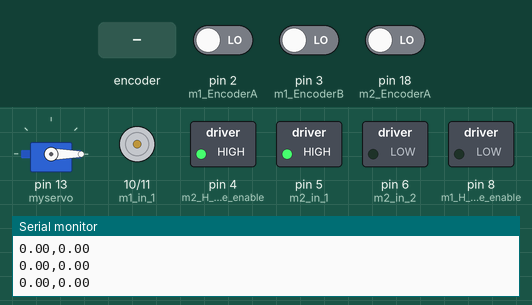
This sketch was run on a simulated Arduino Uno, built with avr-gcc and run on an emulated ATmega328P. Parts: servo, motor-driver pin pairs drawn as motors (green arrow = first pin HIGH = forward, orange = second pin HIGH = backward, longer = more drive), switched loads named in the sketch (green lamp = pin HIGH), the last lines printed to the serial monitor. The test bench sets the inputs (shaded band); at power-on: pin 2 (m1_EncoderA) LOW, pin 3 (m1_EncoderB) LOW, pin 18 (m2_EncoderA) LOW.

Above: at 1.2 s.
1.3 s: rotary encoder on pin 2 (m1_EncoderA) / pin 3 (m1_EncoderB) turned 1 step (first pin leading)
At 2.4 s:
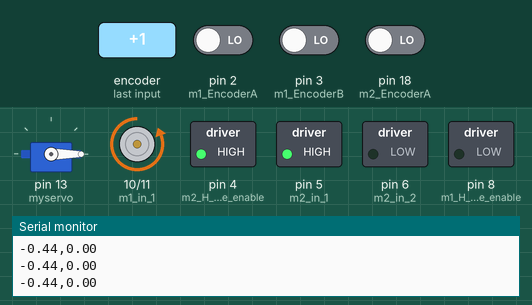
3.0 s: rotary encoder on pin 2 (m1_EncoderA) / pin 3 (m1_EncoderB) turned 2 steps (second pin leading)
At 3.7 s:
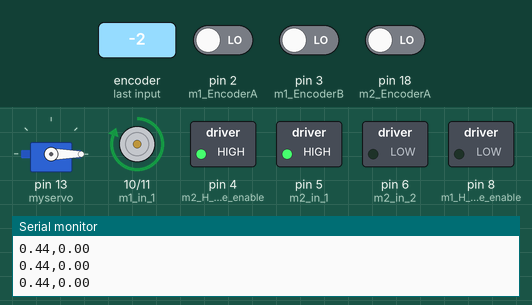
Timing chart, 0 to 6.0 s (numbered marks = the images above; inputs shaded):
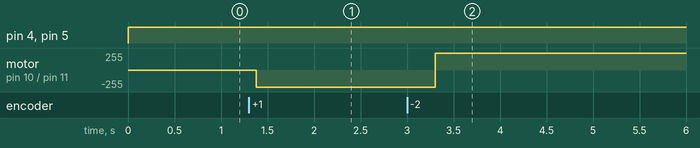

The sketch:

main.ino
```cpp
#include <Servo.h>

Servo myservo; //create servo object


const int m1_EncoderA = 2; //declares input pins for motor 1 encoder
const int m1_EncoderB = 3;


const int m2_EncoderA = 18; //declares input pins for motor 2 encoder
const int m2_EncoderB = 19;

double m1_DesiredAngle = 0 ; //declares desired angle for motor 1
double m1_CurrentAngle = 0;  //declares current angle for motor 1

double m2_DesiredAngle = -90; //declares desired angle for motor 2
double m2_CurrentAngle = 0; //declares current angle for motor 2

int servo_pos = 0;

double m1_Error; //declares error values for PID motor 1
double m1_D_Error;
double m1_i_Error;
double m1_LastError;

double m2_Error; //declares error values for PID motor 2
double m2_D_Error;
double m2_i_Error;
double m2_LastError;

String m1_CurrentDirection = ""; //declares current direction for both motors
String m2_CurrentDirection = "";


double  m1_Voltage; //declares output voltage for both motors
double  m2_Voltage; //PID will modify this from the error values

double  m1_Kp = 10; //tuning values for motor 1
double  m1_Kd = 0.8;
double  m1_Ki = 0.000625;

double  m2_Kp = 6; //tuning values for motor 2
double  m2_Kd = 11;
double  m2_Ki = 0.001;

int  m1_H_bridge_enable = 8; //h_bridge pins for motor 1
int  m1_in_1= 10;
int  m1_in_2 = 11;

int  m2_H_bridge_enable = 4; //h_bridge pins for motor 2
int  m2_in_1= 5;
int  m2_in_2 = 6;

volatile int  m1_Counter = 0; //increment/decrements encoder 1 position
volatile int  m1_CurrentStateA; //state of channel A
volatile int m1_CurrentStateB; //state of channel B
volatile int m1_LastStateA; //last state of channel A
double m1_MotorAngle; //angle in degrees of motor 1
double m1_CurrentTime; //current millis from arduino
double m1_LastTime; //used for calculating time past for calculations
double m1_TimeChange; //time change

volatile int  m2_Counter = 0; //refer to above but for motor 2
volatile int  m2_CurrentStateA;
volatile int m2_CurrentStateB;
volatile int m2_LastStateA;
double m2_MotorAngle;
double m2_CurrentTime;
double m2_LastTime;
double m2_TimeChange;


 void setup() {


   pinMode (m1_EncoderA, INPUT); //sets encoder pins as input for motor 1
   pinMode (m1_EncoderB, INPUT);

   pinMode (m2_EncoderA, INPUT); //sets encoder pins as input for motor 2
   pinMode (m2_EncoderB, INPUT);

   myservo.attach(13);

   Serial.begin (9600);
   Serial.setTimeout(1000);

   pinMode (m1_H_bridge_enable, OUTPUT); //sets h_bridge pins as output for motor 1
   pinMode (m1_in_1, OUTPUT);
   pinMode (m1_in_2, OUTPUT);

   pinMode (m2_H_bridge_enable, OUTPUT); //sets h_bridge pins as output for motor 2
   pinMode (m2_in_1, OUTPUT);
   pinMode (m2_in_2, OUTPUT);

  // Reads the initial state of the outputA
   m1_LastStateA = digitalRead(m1_EncoderA); //finds current state of channel A for motor 1
   m2_LastStateA = digitalRead(m2_EncoderA); //finds current state of channel A for motor 1

   //Attach interrupts
   attachInterrupt(digitalPinToInterrupt(m1_EncoderA), m1_EncoderCount, RISING); //attaches rising interrupt for channel A motor 1
   attachInterrupt(digitalPinToInterrupt(m2_EncoderA), m2_EncoderCount, RISING); //attaches rising interrupt for channel A motor 2

   m1_Error = m1_DesiredAngle - m1_CurrentAngle; //finds error between desired and current angle for motor 1
   m2_Error = m2_DesiredAngle - m2_CurrentAngle; //finds error between desired and current angle for motor 1


 }

 void loop() {

    m1_CurrentTime = millis(); //PID for motor 1
    m1_TimeChange =  m1_CurrentTime -  m1_LastTime;
    m1_Error = m1_DesiredAngle - m1_CurrentAngle;
    m1_D_Error = (m1_Error - m1_LastError)/m1_TimeChange;
    m1_i_Error = m1_i_Error + (m1_Error*m1_TimeChange);

    m2_CurrentTime = millis(); //PID for motor 2
    m2_TimeChange =  m2_CurrentTime -  m2_LastTime;
    m2_Error = m2_DesiredAngle - m2_CurrentAngle;
    m2_D_Error = (m2_Error - m2_LastError)/m2_TimeChange;
    m2_i_Error = m2_i_Error + (m2_Error*m2_TimeChange);

    m1_CurrentAngle = m1_MotorAngle;
    m2_CurrentAngle = m2_MotorAngle;


     Serial.print(m1_MotorAngle);
     Serial.print(",");
     Serial.println(m1_DesiredAngle);

    // Serial.print(",");

     // Serial.print(m2_MotorAngle);
     //Serial.print(",");
     //Serial.println(m2_DesiredAngle);

     //Serial.print(millis());
    // Serial.print(",");
     //Serial.print(m2_MotorAngle);
     //Serial.print(",");
     //Serial.println(m2_DesiredAngle);


    m1_Voltage = m1_Error*m1_Kp + m1_D_Error*m1_Kd + m1_Ki*m1_i_Error; //PID calc for motor 1
    m2_Voltage = m2_Error*m2_Kp + m2_D_Error*m2_Kd + m2_Ki*m2_i_Error; //PID calc for motor 2

    if (m1_Voltage > 255) { //sets a max output duty cycle to 255
      m1_Voltage = 255;
    }

    if (m1_Voltage < -255) { //sets a max output duty cycle to 255 (other direction)
      m1_Voltage = -255;
    }
    if (m1_Voltage > 0) { //sends output signal through h bridge
    analogWrite(m1_H_bridge_enable, m1_Voltage);
    digitalWrite(m1_in_1, LOW);
    digitalWrite(m1_in_2, HIGH);
    }
    if (m1_Voltage < 0 ) { //sends output signal through h bridge (other direction)
    analogWrite(m1_H_bridge_enable, abs(m1_Voltage));
    digitalWrite(m1_in_1, HIGH);
    digitalWrite(m1_in_2, LOW);
    }


    if (m2_Voltage > 255) { //sets a max output duty cycle to 255
      m2_Voltage = 255;
    }

    if (m2_Voltage < -255) { //sets a max output duty cycle to 255 (other direction)
      m2_Voltage = -255;
    }
    if (m2_Voltage > 0) {  //sends output signal through h bridge
    analogWrite(m2_H_bridge_enable, m2_Voltage);
    digitalWrite(m2_in_1, LOW);
    digitalWrite(m2_in_2, HIGH);
    }
    if (m2_Voltage < 0 ) { //sends output signal through h bridge (other direction)
    analogWrite(m2_H_bridge_enable, abs(m2_Voltage));
    digitalWrite(m2_in_1, HIGH);
    digitalWrite(m2_in_2, LOW);
    }

    myservo.write(servo_pos);

    m1_LastError = m1_Error; //updates last error for calcs
    m1_LastTime = m1_CurrentTime;

    m2_LastError = m2_Error; //updates last error for calcs
    m2_LastTime = m2_CurrentTime;
 }

void m1_printMotorValues(){ //function for printing motor 1 values
  Serial.print("Direction: ");
  Serial.print(m1_CurrentDirection);
  Serial.print(" | Counter: ");
  Serial.print(m1_Counter);
  Serial.print(" | Angle: ");
  Serial.println(m1_MotorAngle);
}

void m2_printMotorValues(){ //function for printing motor 2 values
  Serial.print("Direction: ");
  Serial.print(m2_CurrentDirection);
  Serial.print(" | Counter: ");
  Serial.print(m2_Counter);
  Serial.print(" | Angle: ");
  Serial.println(m2_MotorAngle);
}

void m1_EncoderCount() //interrupt that gets called on rising state for motor 1 channel A
                       //updates the encoder count and calculates the motor angle
{

m1_CurrentStateA = digitalRead(m1_EncoderA);
m1_CurrentStateB = digitalRead(m1_EncoderB);

  if(m1_CurrentStateA == m1_CurrentStateB)
  {
    m1_CurrentDirection = "CW";
    m1_Counter = m1_Counter +1;
  }

  if(m1_CurrentStateA != m1_CurrentStateB)
  {
    m1_CurrentDirection = "CCW";
    m1_Counter = m1_Counter -1;
  }

m1_MotorAngle = m1_Counter*0.4373709;
}

void m2_EncoderCount()//interrupt that gets called on rising state for motor 1 channel A
                       //updates the encoder count and calculates the motor angle
{

m2_CurrentStateA = digitalRead(m2_EncoderA);
m2_CurrentStateB = digitalRead(m2_EncoderB);

  if(m2_CurrentStateA == m2_CurrentStateB)
  {
    m2_CurrentDirection = "CW";
    m2_Counter = m2_Counter +1;
  }

  if(m2_CurrentStateA != m2_CurrentStateB)
  {
    m2_CurrentDirection = "CCW";
    m2_Counter = m2_Counter -1;
  }

m2_MotorAngle = m2_Counter*0.4373709;
}
```

Measured:
- after the input at 1.3 s, motor on pin 10 (m1_in_1) / pin 11 (m1_in_2): stopped → backward 255/255 after 0.08 s
- after the input at 3.0 s, motor on pin 10 (m1_in_1) / pin 11 (m1_in_2): backward 255/255 → forward 255/255 after 0.30 s
